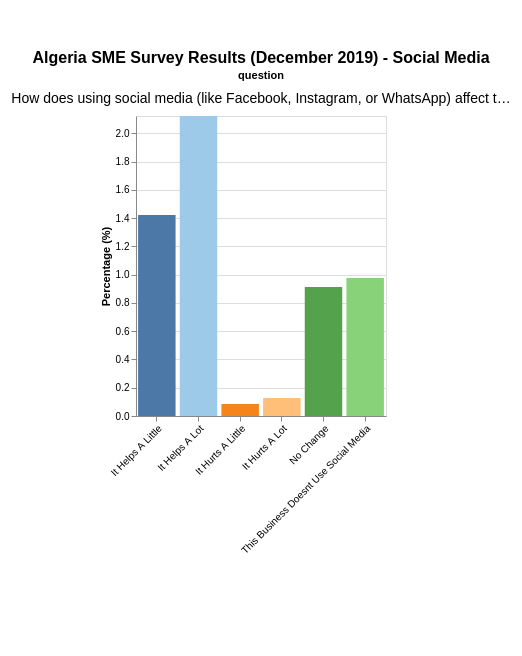

The notebook cell saved with this chart:
### Markdown cell above
## Social Media

### Code cell
chart = create_category_chart('Social Media', combined_df)
display(chart)

### Figure 1 — Vega-Lite specification as saved in the notebook (floating-point values rounded to 4 significant figures)
{"config": {"view": {"continuousWidth": 300, "continuousHeight": 300}, "padding": {"left": 10, "right": 10, "top": 50, "bottom": 100}}, "data": {"name": "data-501dda549c6b980f1aef14e370b15c03"}, "facet": {"field": "question", "header": {"labelFontSize": 14, "labelLimit": 500, "titleOrient": "top"}, "type": "nominal"}, "spec": {"mark": {"type": "bar"}, "encoding": {"color": {"field": "response", "legend": null, "scale": {"scheme": "tableau20"}, "type": "nominal"}, "tooltip": [{"field": "question", "title": "Question", "type": "nominal"}, {"field": "response", "title": "Response", "type": "nominal"}, {"field": "value", "format": ".1f", "title": "Percentage", "type": "quantitative"}], "x": {"axis": {"labelAlign": "right", "labelAngle": -45, "labelLimit": 200}, "field": "response", "title": null, "type": "nominal"}, "y": {"field": "value", "scale": {"domain": [0, 2.124]}, "title": "Percentage (%)", "type": "quantitative"}}, "height": 300, "width": 250}, "columns": 2, "resolve": {"scale": {"x": "independent", "y": "independent"}}, "spacing": {"row": 80, "column": 20}, "title": {"text": "Algeria SME Survey Results (December 2019) - Social Media", "fontSize": 16, "fontWeight": "bold", "anchor": "middle"}, "$schema": "https://vega.github.io/schema/vega-lite/v6.1.0.json", "datasets": {"data-501dda549c6b980f1aef14e370b15c03": [{"category": "Social Media", "question": "How does using social media (like Facebook, Instagram, or WhatsApp)\naffect this business?", "response": "It Helps A Little", "value": 1.423}, {"category": "Social Media", "question": "How does using social media (like Facebook, Instagram, or WhatsApp)\naffect this business?", "response": "No Change", "value": 0.9131}, {"category": "Social Media", "question": "How does using social media (like Facebook, Instagram, or WhatsApp)\naffect this business?", "response": "It Helps A Lot", "value": 2.124}, {"category": "Social Media", "question": "How does using social media (like Facebook, Instagram, or WhatsApp)\naffect this business?", "response": "This Business Doesnt Use Social Media", "value": 0.9769}, {"category": "Social Media", "question": "How does using social media (like Facebook, Instagram, or WhatsApp)\naffect this business?", "response": "It Hurts A Lot", "value": 0.1274}, {"category": "Social Media", "question": "How does using social media (like Facebook, Instagram, or WhatsApp)\naffect this business?", "response": "It Hurts A Little", "value": 0.08494}]}}
